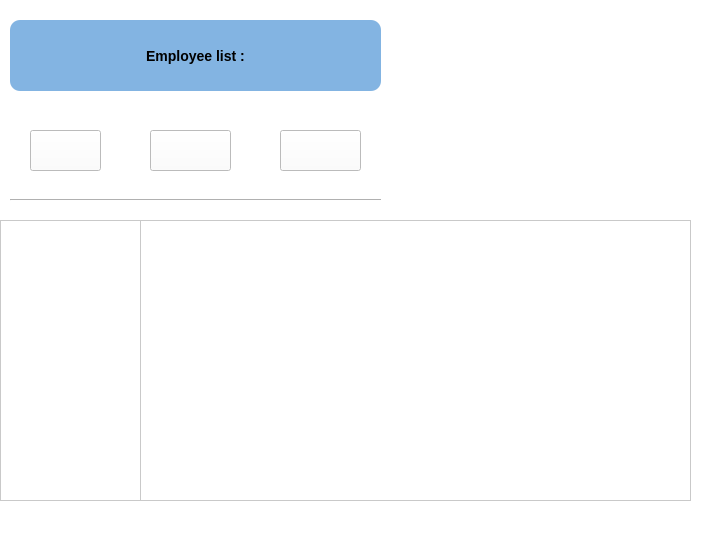
<?xml version="1.0" encoding="UTF-8"?>
<ui version="4.0">
 <class>MainWindow</class>
 <widget class="QMainWindow" name="MainWindow">
  <property name="geometry">
   <rect>
    <x>0</x>
    <y>0</y>
    <width>707</width>
    <height>537</height>
   </rect>
  </property>
  <property name="windowTitle">
   <string>MainWindow</string>
  </property>
  <property name="styleSheet">
   <string notr="true">background-color: rgba(255, 255, 255, 237);


</string>
  </property>
  <widget class="QWidget" name="centralwidget">
   <widget class="QPushButton" name="pushButton">
    <property name="geometry">
     <rect>
      <x>10</x>
      <y>20</y>
      <width>371</width>
      <height>71</height>
     </rect>
    </property>
    <property name="styleSheet">
     <string notr="true">background-color: rgb(131, 180, 226);
border-style: outset;
border-width: 0px;
border-radius: 10px;
font: bold 14px; 
</string>
    </property>
    <property name="text">
     <string>Employee list :</string>
    </property>
   </widget>
   <widget class="QPushButton" name="add">
    <property name="geometry">
     <rect>
      <x>30</x>
      <y>130</y>
      <width>71</width>
      <height>41</height>
     </rect>
    </property>
    <property name="styleSheet">
     <string notr="true"/>
    </property>
    <property name="text">
     <string/>
    </property>
   </widget>
   <widget class="QPushButton" name="edit">
    <property name="geometry">
     <rect>
      <x>150</x>
      <y>130</y>
      <width>81</width>
      <height>41</height>
     </rect>
    </property>
    <property name="styleSheet">
     <string notr="true">; </string>
    </property>
    <property name="text">
     <string/>
    </property>
   </widget>
   <widget class="QPushButton" name="delete_2">
    <property name="geometry">
     <rect>
      <x>280</x>
      <y>130</y>
      <width>81</width>
      <height>41</height>
     </rect>
    </property>
    <property name="styleSheet">
     <string notr="true"/>
    </property>
    <property name="text">
     <string/>
    </property>
   </widget>
   <widget class="QScrollArea" name="scrollArea">
    <property name="geometry">
     <rect>
      <x>140</x>
      <y>220</y>
      <width>551</width>
      <height>281</height>
     </rect>
    </property>
    <property name="widgetResizable">
     <bool>true</bool>
    </property>
    <widget class="QWidget" name="scrollAreaWidgetContents">
     <property name="geometry">
      <rect>
       <x>0</x>
       <y>0</y>
       <width>549</width>
       <height>279</height>
      </rect>
     </property>
     <layout class="QVBoxLayout" name="verticalLayout_2">
      <item>
       <layout class="QVBoxLayout" name="verticalLayout"/>
      </item>
     </layout>
    </widget>
   </widget>
   <widget class="QScrollArea" name="scrollArea_2">
    <property name="geometry">
     <rect>
      <x>0</x>
      <y>220</y>
      <width>141</width>
      <height>281</height>
     </rect>
    </property>
    <property name="widgetResizable">
     <bool>true</bool>
    </property>
    <widget class="QWidget" name="scrollAreaWidgetContents_2">
     <property name="geometry">
      <rect>
       <x>0</x>
       <y>0</y>
       <width>139</width>
       <height>279</height>
      </rect>
     </property>
     <layout class="QVBoxLayout" name="verticalLayout_3">
      <item>
       <layout class="QVBoxLayout" name="verticalLayout_4"/>
      </item>
     </layout>
    </widget>
   </widget>
   <widget class="Line" name="line">
    <property name="geometry">
     <rect>
      <x>10</x>
      <y>190</y>
      <width>371</width>
      <height>20</height>
     </rect>
    </property>
    <property name="styleSheet">
     <string notr="true"/>
    </property>
    <property name="orientation">
     <enum>Qt::Horizontal</enum>
    </property>
   </widget>
   <widget class="QLabel" name="label">
    <property name="geometry">
     <rect>
      <x>410</x>
      <y>20</y>
      <width>251</width>
      <height>171</height>
     </rect>
    </property>
    <property name="text">
     <string/>
    </property>
   </widget>
  </widget>
  <widget class="QStatusBar" name="statusbar"/>
 </widget>
 <resources/>
 <connections/>
</ui>
